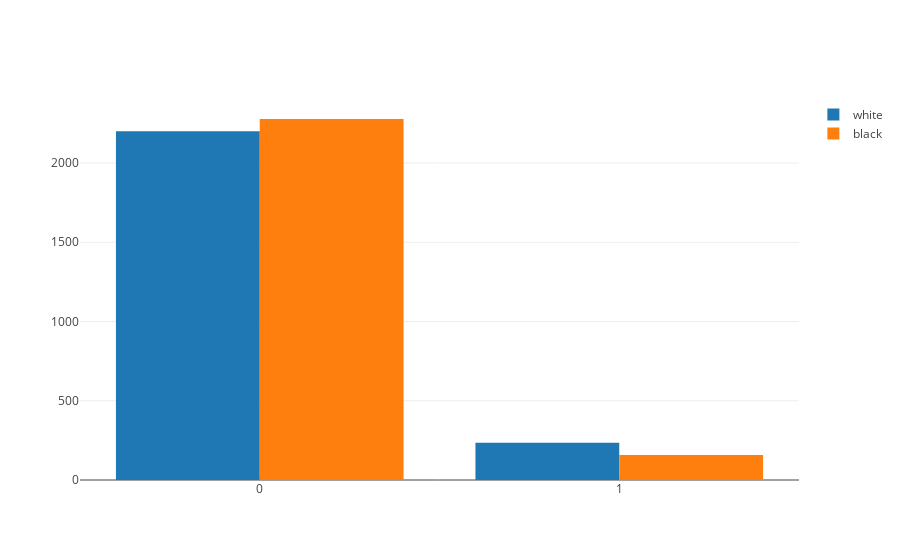

Write notebook code for a chart like this one.
### Code cell
# visualize the two distributions 
trace0 = go.Histogram(x=w.call, name='white')
trace1 = go.Histogram(x=b.call, name='black')

iplot([trace0, trace1], filename='black_white_hist.html')

### Figure 1 — Plotly figure (JSON) as saved in the notebook; plotly's stock layout.template omitted (floating-point values rounded to 4 significant figures; data arrays with more than 128 entries replaced by an {"elided": "..."} marker saying what was removed)
{"data": [{"name": "white", "type": "histogram", "uid": "d311be00-96e6-11e9-a5af-28c63f3df6d4", "x": {"elided": "2435 int values"}}, {"name": "black", "type": "histogram", "uid": "d311be01-96e6-11e9-ba3c-28c63f3df6d4", "x": {"elided": "2435 int values"}}], "layout": {}}
